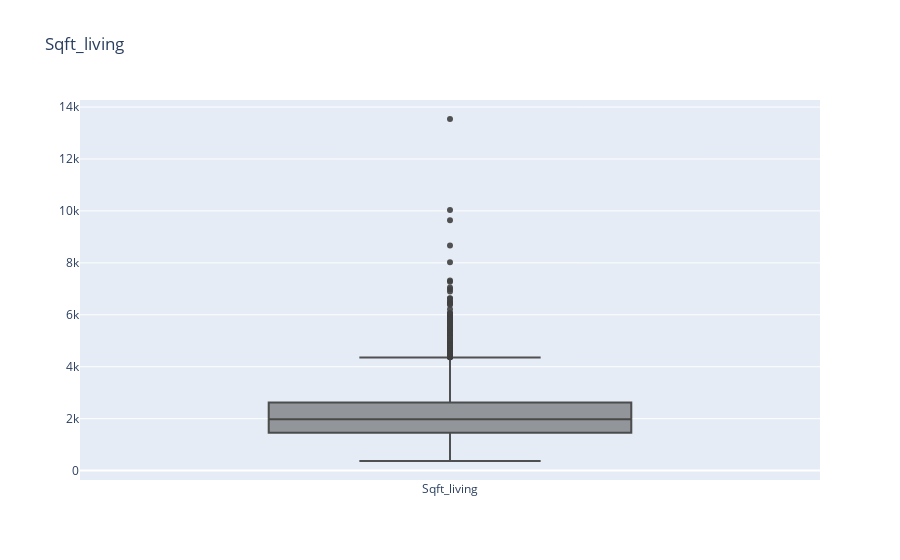

The notebook cell saved with this chart:
### Code cell
v1 = [go.Box(y=df.sqft_living,name="Sqft_living",marker=dict(color="rgba(64,64,64,0.9)"),hoverinfo="name+y")]

layout1 = go.Layout(title="Sqft_living")

fig1 = go.Figure(data=v1,layout=layout1)
iplot(fig1)

### Figure 1 — Plotly figure (JSON) as saved in the notebook; plotly's stock layout.template omitted (floating-point values rounded to 4 significant figures; data arrays with more than 128 entries replaced by an {"elided": "..."} marker saying what was removed)
{"data": [{"hoverinfo": "name+y", "marker": {"color": "rgba(64,64,64,0.9)"}, "name": "Sqft_living", "type": "box", "y": {"elided": "4600 int values"}}], "layout": {"title": {"text": "Sqft_living"}}}
